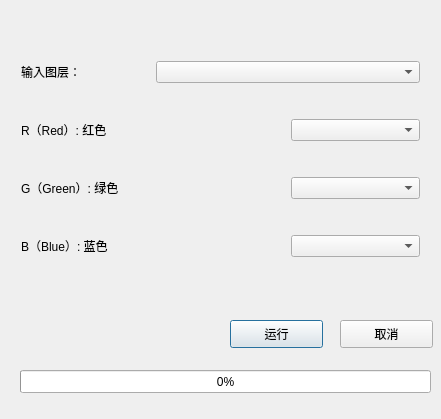
<?xml version="1.0" encoding="UTF-8"?>
<ui version="4.0">
 <class>RasterFalseColorWindowClass</class>
 <widget class="QDialog" name="RasterFalseColorWindowClass">
  <property name="geometry">
   <rect>
    <x>0</x>
    <y>0</y>
    <width>441</width>
    <height>419</height>
   </rect>
  </property>
  <property name="minimumSize">
   <size>
    <width>441</width>
    <height>366</height>
   </size>
  </property>
  <property name="windowTitle">
   <string>栅格假色彩显示</string>
  </property>
  <widget class="QPushButton" name="startpushButton">
   <property name="geometry">
    <rect>
     <x>230</x>
     <y>320</y>
     <width>93</width>
     <height>28</height>
    </rect>
   </property>
   <property name="text">
    <string>运行</string>
   </property>
  </widget>
  <widget class="QPushButton" name="cancelpushButton">
   <property name="geometry">
    <rect>
     <x>340</x>
     <y>320</y>
     <width>93</width>
     <height>28</height>
    </rect>
   </property>
   <property name="text">
    <string>取消</string>
   </property>
  </widget>
  <widget class="QWidget" name="layoutWidget">
   <property name="geometry">
    <rect>
     <x>10</x>
     <y>20</y>
     <width>421</width>
     <height>281</height>
    </rect>
   </property>
   <layout class="QGridLayout" name="gridLayout">
    <item row="0" column="0">
     <widget class="QLabel" name="label">
      <property name="styleSheet">
       <string notr="true">font: 12pt &quot;黑体&quot;;</string>
      </property>
      <property name="text">
       <string>输入图层：</string>
      </property>
     </widget>
    </item>
    <item row="0" column="1" colspan="2">
     <widget class="QComboBox" name="RastercomboBox"/>
    </item>
    <item row="1" column="2">
     <widget class="QComboBox" name="band1comboBox"/>
    </item>
    <item row="2" column="0" colspan="2">
     <widget class="QLabel" name="label_3">
      <property name="styleSheet">
       <string notr="true">font: 12pt &quot;黑体&quot;;</string>
      </property>
      <property name="text">
       <string>G（Green）: 绿色</string>
      </property>
     </widget>
    </item>
    <item row="2" column="2">
     <widget class="QComboBox" name="band2comboBox"/>
    </item>
    <item row="3" column="2">
     <widget class="QComboBox" name="band3comboBox"/>
    </item>
    <item row="1" column="0" colspan="2">
     <widget class="QLabel" name="label_2">
      <property name="styleSheet">
       <string notr="true">font: 12pt &quot;黑体&quot;;</string>
      </property>
      <property name="text">
       <string>R（Red）: 红色</string>
      </property>
     </widget>
    </item>
    <item row="3" column="0" colspan="2">
     <widget class="QLabel" name="label_4">
      <property name="styleSheet">
       <string notr="true">font: 12pt &quot;黑体&quot;;</string>
      </property>
      <property name="text">
       <string>B（Blue）: 蓝色</string>
      </property>
     </widget>
    </item>
   </layout>
  </widget>
  <widget class="QProgressBar" name="progressBar">
   <property name="geometry">
    <rect>
     <x>20</x>
     <y>370</y>
     <width>411</width>
     <height>23</height>
    </rect>
   </property>
   <property name="value">
    <number>0</number>
   </property>
  </widget>
 </widget>
 <layoutdefault spacing="6" margin="11"/>
 <resources/>
 <connections/>
</ui>
